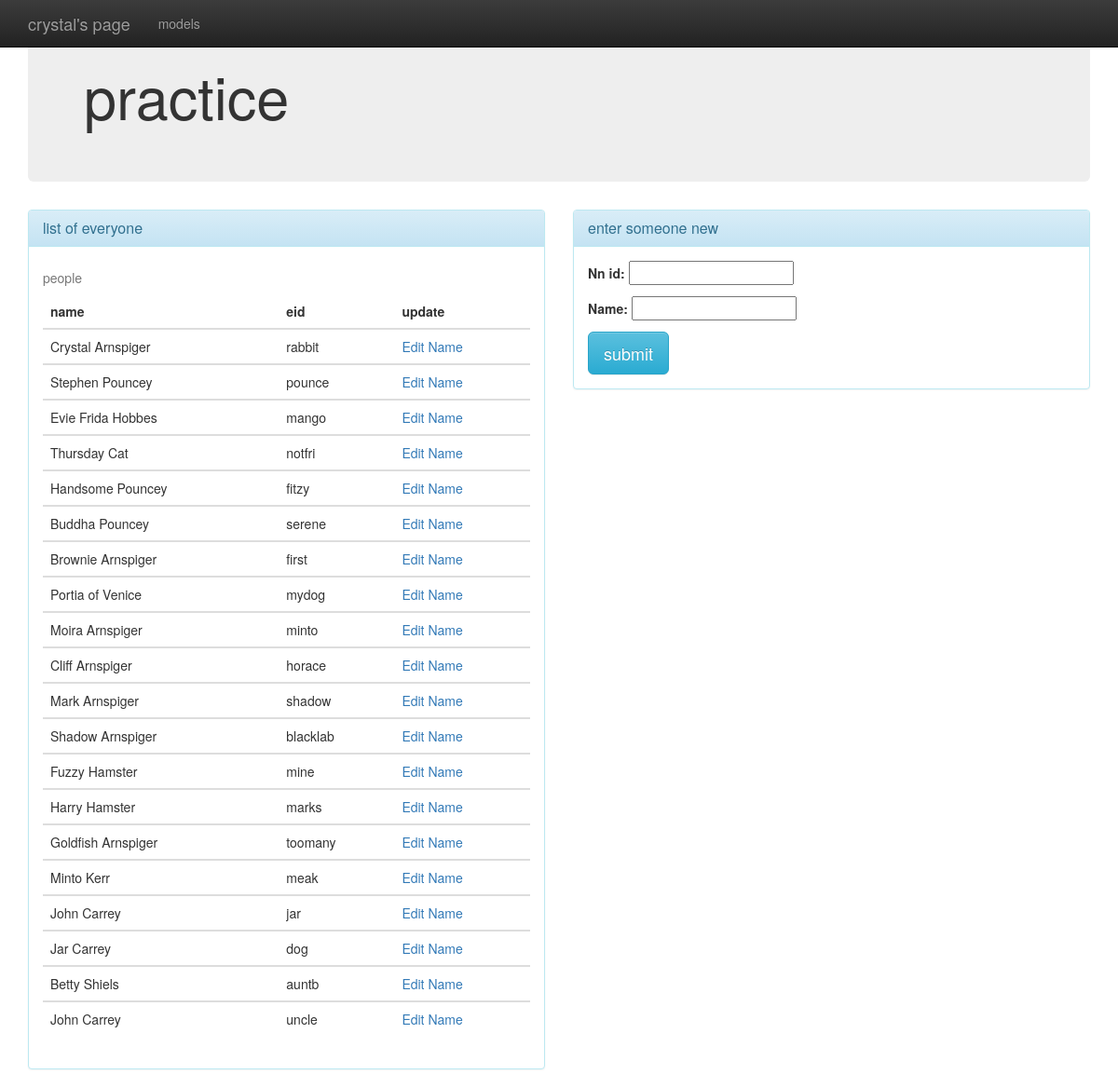
/number_one/, run on an earlier commit of the app's database.
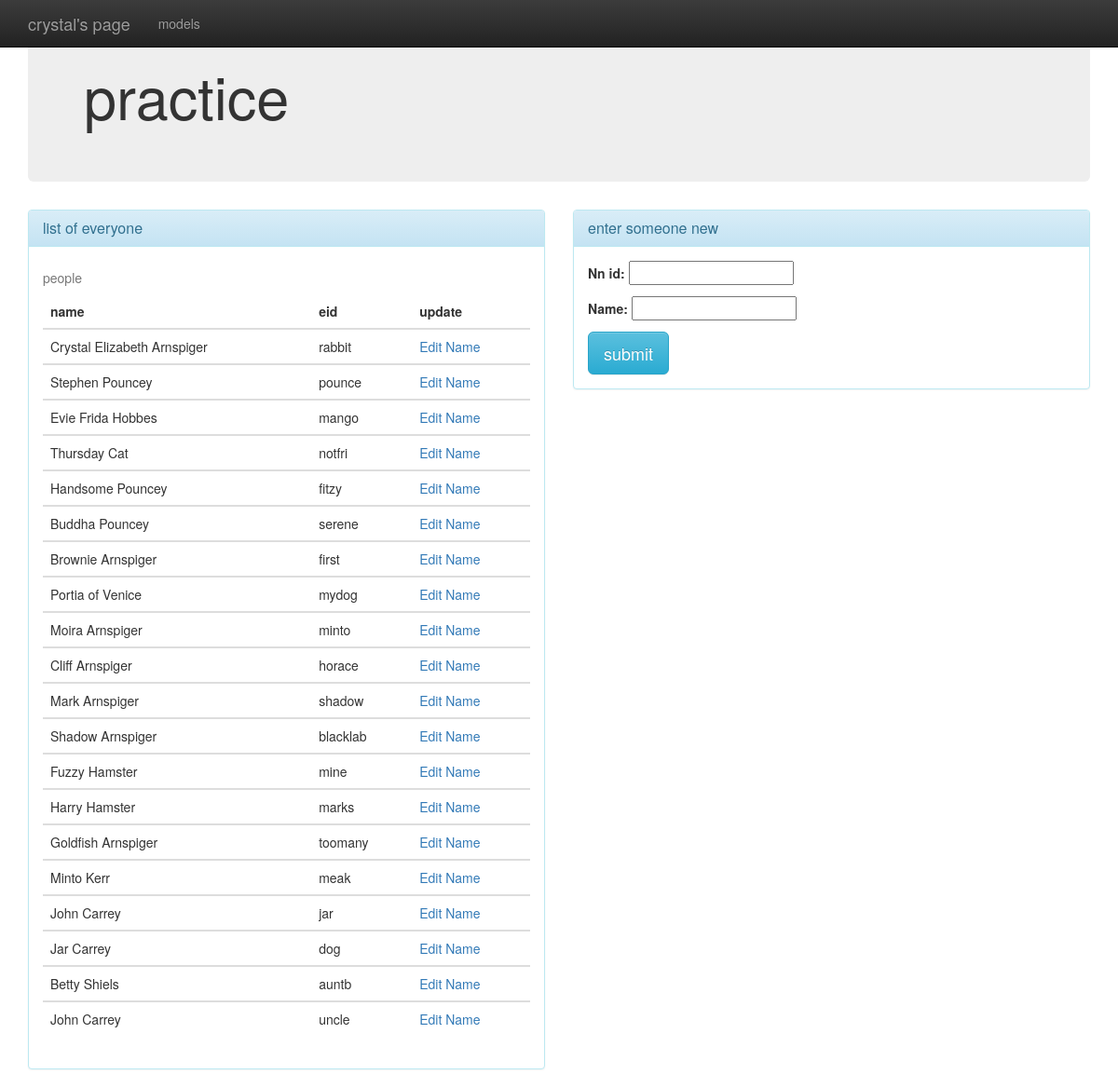
And on a later commit of the database.
### number_one/models.py (models this page shows, shortened)
class Person(models.Model):
    nn_id = models.CharField(unique=True, max_length=8)
    name = models.CharField(max_length=100)

### number_one/utilities.py (the view)
    def inner_function(request, **additional):
        try:
            return decorated_function(request, **additional)
        except Exception:
            msg = ('I lost it.')
            context = {'exception_message': msg,
                       'document_title': 'Error Page'}
            return render_to_response('number_one/error.html', context)

### number_one/utilities.py (called while the page is built)
def audit_error(decorated_function):
    def inner_function(request, **additional):
        try:
            return decorated_function(request, **additional)
        except Exception:
            msg = ('I lost it.')
            context = {'exception_message': msg,
                       'document_title': 'Error Page'}
            return render_to_response('number_one/error.html', context)
    return inner_function

### number_one/views.py (called while the page is built)
@utilities.audit_error
def models_practice(request):
    greeting = 'practice'
    manage_people = forms.PersonForm
    context = {
        'greeting': greeting,
        'manage_people': manage_people,
    }
    people = models.Person.objects.all()
    context['people'] = people
    return render(request, 'number_one/models_practice.html', context)

### number_one/templates/number_one/models_practice.html (shortened to what this page needs)
{% extends 'number_one/my_base.html' %}
{% block content %}
<div class="row">
    <div class="col-sm-6">
        <div class="panel panel-info">
            <div class="panel-heading">
                <h2 class="panel-title">list of everyone</h2>
            </div>
            <div class="panel-body">
                <table class="table" summary="People saved to the practice model called People.">
                    <caption>people</caption>
                    <thead>
                    <tr>
                        <th>name</th>
                        <th>eid</th>
                        <th>update</th>
                    </tr>
                    </thead>
                    {%  for person in people  %}
                        <tbody>
                        <tr>
                            <td>{{ person.name }}</td>
                            <td>{{ person.nn_id }}</td>
                            <td><a href="{% url 'models_practice:enter_update' id=person.nn_id %}">
                                Edit Name
                            </a></td>
                        </tr>
                        </tbody>
                    {% endfor %}
                </table>
            </div>
        </div>
    </div>
    <div class="col-sm-6">
        <div class="panel panel-info">
            <div class="panel-heading">
                <h2 class="panel-title">enter someone new</h2>
            </div>
            <div class="panel-body">
                <form action="{% url 'models_practice:new_person' %}" method="post">
                    {{ manage_people.as_p }}
                    <button type="submit" class="btn btn-lg btn-info">submit</button>
                </form>
            </div>
        </div>
    </div>
</div>
{% endblock %}

What changed in the data, as far as the page shows it:
changed Person "rabbit": name "Crystal Arnspiger" → "Crystal Elizabeth Arnspiger"
